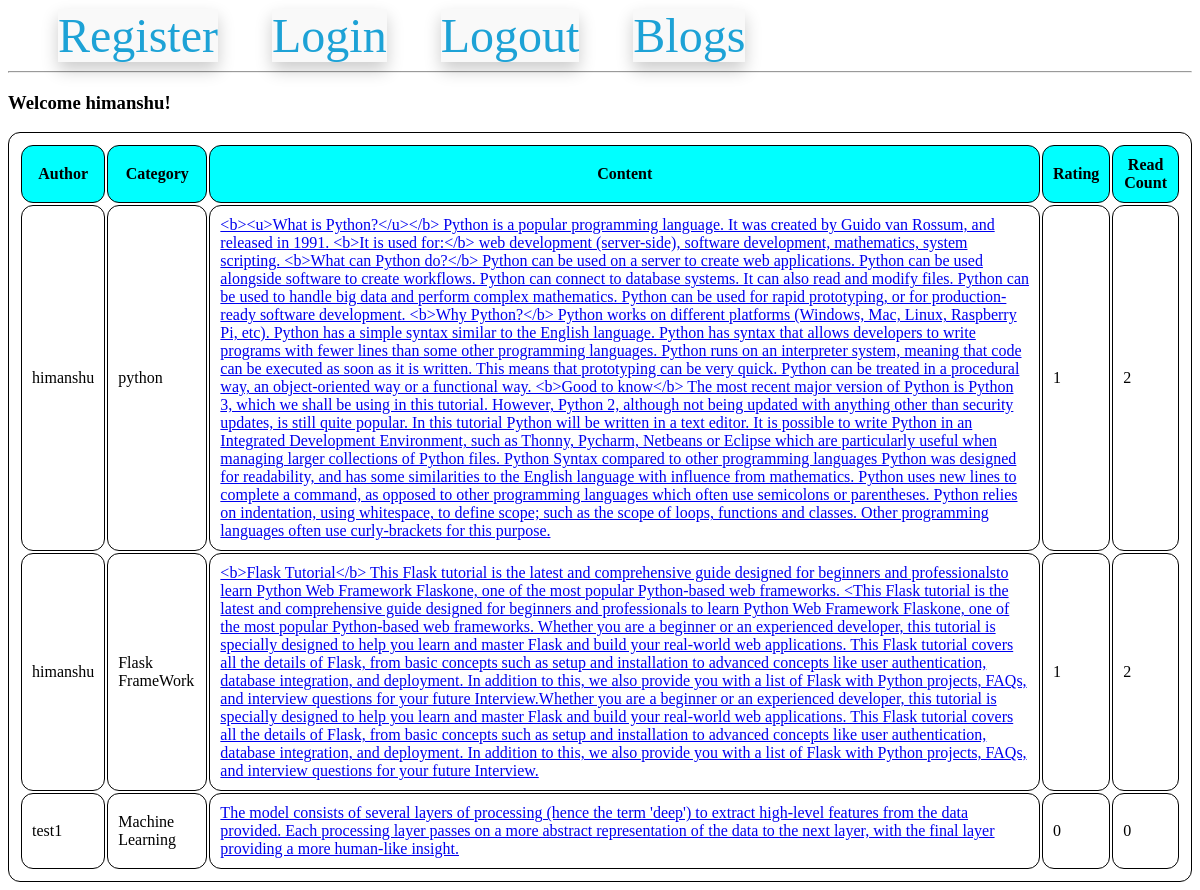
Page /listAllBlogs (signed in) on the committed database.
### models.py (models this page shows, shortened)
class UserModel(UserMixin, db.Model):
    __tablename__ = "users"
    id = db.Column(db.Integer, primary_key=True)
    email = db.Column(db.String(100), unique=True)
    username = db.Column(db.String(100))
    password_hash = db.Column(db.String(250))

class BlogModel(db.Model):
    id = db.Column(db.Integer, primary_key=True)
    category_id = db.Column(
        db.Integer, db.ForeignKey("category_master.category_id"), nullable=False
    )
    blog_user_id = db.Column(db.Integer, db.ForeignKey("users.id"), nullable=False)
    blog_text = db.Column(db.Text, nullable=False)
    blog_creation_date = db.Column(db.DateTime)
    blog_read_count = db.Column(db.Integer, default=0)
    blog_rating_count = db.Column(db.Integer, default=0)

### routes.py (the view)
@app.route('/listAllBlogs')
def list_all_blogs():
    all_blogs = BlogModel.query.all()
    all_users = {user.id: user for user in UserModel.query.all()}  # Create a dictionary for quick access to users by ID
    return render_template('list_all_blogs.html', all_blogs=all_blogs, all_users=all_users, all_categories=global_all_category_name)

### models.py (called while the page is built)
@login.user_loader
def load_user(id):
    return UserModel.query.get(int(id))

### templates/list_all_blogs.html (shortened to what this page needs)
{% extends 'base.html' %}
{% block content %}
{% if current_user.is_anonymous %}
    <h3>Welcome Guest!</h3>
{% else %}
    <h3>Welcome {{ current_user.username }}!</h3>
{% endif %}
<table>
    <thead>
        <tr>
            <th>Author</th>
            <th>Category</th>
            <th>Content</th>
            <th>Rating</th>
            <th>Read Count</th>
        </tr>
    </thead>
    <tbody>
        {% for blog in all_blogs %}
        <tr>
            <td>{{ all_users[blog.blog_user_id].username }}</td>
            <td>{{ all_categories[blog.category_id - 1] }}</td>
            {% if current_user.is_authenticated %}
               <td><a href="{{ url_for('blog_detail', blog_id=blog.id, username=all_users[blog.blog_user_id].username, category=all_categories[blog.category_id - 1]) }}">{{ blog.blog_text }}</a></td>
            {% else %}
               <td>{{ blog.blog_text }}</td>
            {% endif %}
            <td>{{ blog.blog_rating_count }}</td>
            <td>{{ blog.blog_read_count }}</td>
        </tr>
        {% endfor %}
    </tbody>
</table>
{% endblock %}

### templates/list_all_blogs.html (style rules this page uses)
th { background-color: aqua; }
table, th, td { border: 1px solid black; border-radius: 12px; padding: 10px; }

### rows in the picture
UserModel: username "himanshu"
BlogModel: all_categories "python", blog_text "<b><u>What is Python?</u></b> Python is a popular programming language. It was created by Guido van Rossum, and released in 1991. <b>It is used for:</b> web development (server-side), software development, mathematics, system scripting. <b>What can Python do?</b> Python can be used on a server to create web applications. Python can be used alongside software to create workflows. Python can connect to database systems. It can also read and modify files. Python can be used to handle big data and perform complex mathematics. Python can be used for rapid prototyping, or for production-ready software development. <b>Why Python?</b> Python works on different platforms (Windows, Mac, Linux,…", blog_rating_count "1", blog_read_count "2"
BlogModel: all_categories "Flask FrameWork", blog_text "<b>Flask Tutorial</b> This Flask tutorial is the latest and comprehensive guide designed for beginners and professionalsto learn Python Web Framework Flaskone, one of the most popular Python-based web frameworks. <This Flask tutorial is the latest and comprehensive guide designed for beginners and professionals to learn Python Web Framework Flaskone, one of the most popular Python-based web frameworks. Whether you are a beginner or an experienced developer, this tutorial is specially designed to help you learn and master Flask and build your real-world web applications. This Flask tutorial covers all the details of Flask, from basic concepts such as setup and installation to advanced…", blog_rating_count "1", blog_read_count "2"
BlogModel: all_categories "Machine Learning", blog_text "The model consists of several layers of processing (hence the term 'deep') to extract high-level features from the data provided. Each processing layer passes on a more abstract representation of the data to the next layer, with the final layer providing a more human-like insight.", blog_rating_count "0", blog_read_count "0"
UserModel: username "test1"
